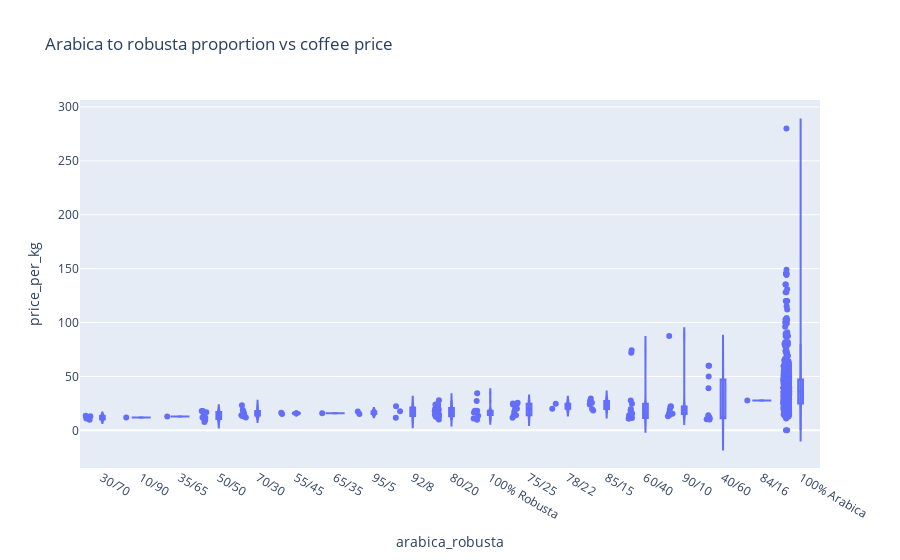

Here is the notebook cell this chart was saved with:
### Code cell
arabica_robusta_fig = px.violin(coffee_df, x='arabica_robusta', y='price_per_kg', box=True, points="all", title="Arabica to robusta proportion vs coffee price")
arabica_robusta_fig.update_layout(xaxis_type="category", xaxis={'categoryorder':'mean ascending'})

### Figure 1 — Plotly figure (JSON) as saved in the notebook; plotly's stock layout.template omitted (floating-point values rounded to 4 significant figures; data arrays with more than 128 entries replaced by an {"elided": "..."} marker saying what was removed)
{"data": [{"alignmentgroup": "True", "box": {"visible": true}, "hovertemplate": "arabica_robusta=%{x}<br>price_per_kg=%{y}<extra></extra>", "legendgroup": "", "marker": {"color": "#636efa"}, "name": "", "offsetgroup": "", "orientation": "v", "points": "all", "scalegroup": "True", "showlegend": false, "type": "violin", "x": {"elided": "865 str values"}, "x0": " ", "xaxis": "x", "y": {"elided": "865 float values"}, "y0": " ", "yaxis": "y"}], "layout": {"legend": {"tracegroupgap": 0}, "title": {"text": "Arabica to robusta proportion vs coffee price"}, "violinmode": "group", "xaxis": {"anchor": "y", "categoryorder": "mean ascending", "domain": [0, 1], "title": {"text": "arabica_robusta"}, "type": "category"}, "yaxis": {"anchor": "x", "domain": [0, 1], "title": {"text": "price_per_kg"}}}}
